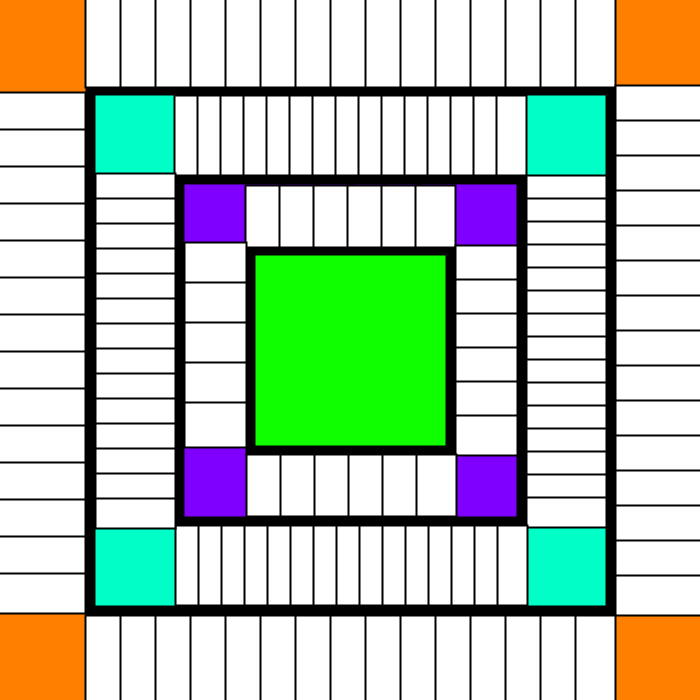
Frame 1 (no input)
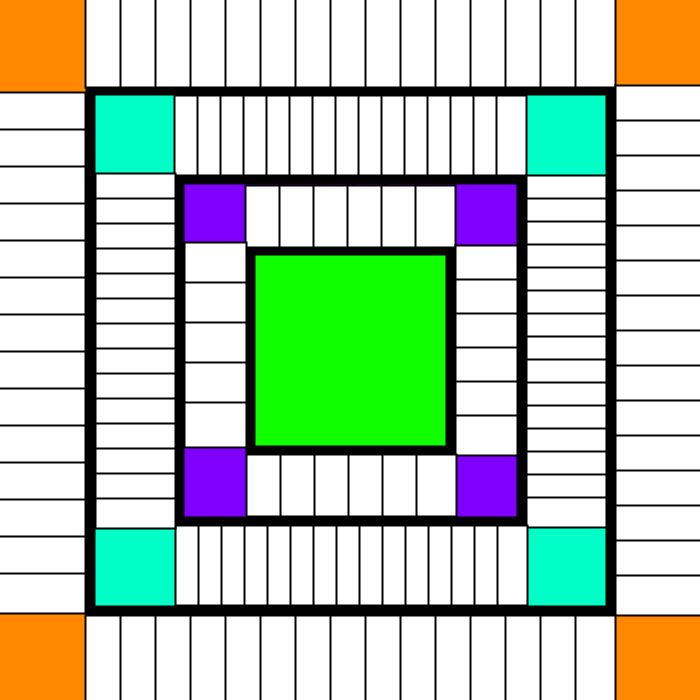
Frame 60 (the mouse pressed at the canvas centre just before this capture)
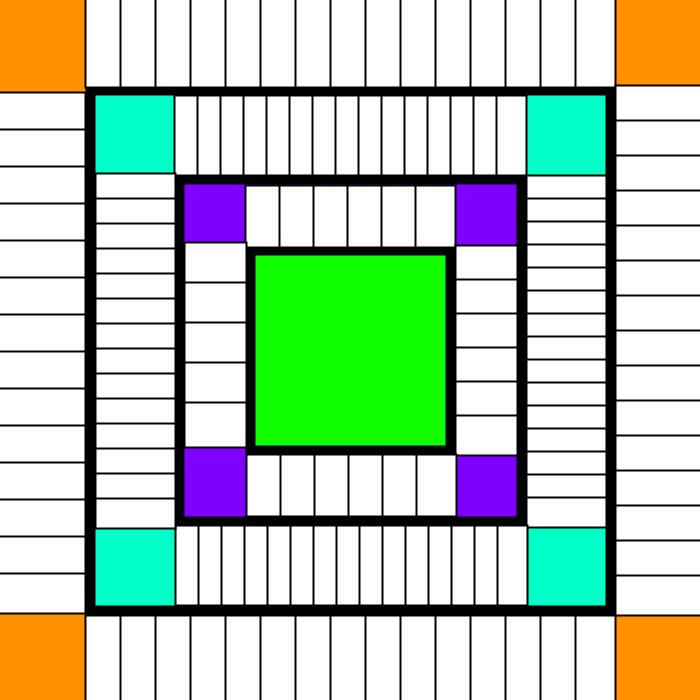
Frame 120 (the mouse held since frame 60 and released just before this capture)

The Processing sketch that drew these frames (run headless with seeded random() and noise(); from frame 60 on, the mouse is pressed at the canvas centre):

// Processing sketch: processing_61170
// ── processing_61170.pde

/*********************************
 composição relogio
  
 Carlos Pereira - nª26539 - Design Multimedia
 o relogio esta com problemas quando chega a meia noite.. 0 0 0 os valores dao problemas
 o codigo torna-se muito repititivo, nao consegui simplificar
 *********************************/

/*difinições do setup*/
void setup() {//dentro deste codigo irei estabelecer o que quero como base
  size (700, 700);//tamanho da janela predefenido
  smooth();//suavizar o traço
}//fechar setup

void draw() {//o que vou desenhar

  background (255);//cor do brackground
  colorMode(HSB, 360, 100, 100);/* o colormode altera a forma como o programa processa a interpretação
  dos dados das cores. onde o utilizo deste caso o fill() e assim valores que atribuir serao de acordo
  a este sistema--  HSB - Hue Saturation Brightness*/

  int s=second();// numero inteiro designado para os segundos
  int m=minute();// numero inteiro designado para os minutos
  int h=hour();// numero inteiro designado para as horas
  int d=day();// numero inteiro designado para os dias


  s=(int) map (s, 0, 59, 0, width);/*o map é onde é atribuida a cor para os segundos
  e indica que existem 60 segundos*/
  m=(int) map (m, 0, 59, 0, width);/*o map é onde é atribuida a cor para os minutos
  e indico que existem 60 minutos*/
  h=(int) map (h, 0, 23, 0, width);/*o map é onde é atribuida a cor para as horas
  e indico que existem 24 horas*/
  d=(int) map (d, 0, 30, 0, width);/*o map é onde é atribuida a cor para aos dias
  e indico que existem 30 dias*/

  
  int sh= (int) map (s, 0, width, 0, 120);/* crio outra varivel com o segundos, para colocar
  uma nova cor enquanto os segundos "andam"*/
  fill(sh, 100, 100);//atribu-o a cor de acordo com o HSB
  noStroke();//sem traço
  rectMode(CENTER);//o ponto de referencia do rectangulo é o centro
  rect(width/2, height/2, 700, 700);//crio o rectangulo

  int mh= (int) map (m, 0, 360, 120, 240);/* crio outra varivel com o minutos, para colocar
  uma nova cor enquanto os minutos "se vai criando"*/
  fill(mh, m*750, m*750);//atribu-o a cor de acordo com o HSB
  stroke(0);//com traço
  strokeWeight(10);//espessura do traço
  rect(width/2, height/2, 520, 520);//o que vou fazer .. rectangulo

  int hh= (int) map (h, 0, 360, 240, 360);/* crio outra varivel com as horas, para colocar
  uma nova cor enquanto as horas "se desenvolvem"*/
  fill(hh, h*1000, h*1000);//atribu-o a cor de acordo com o HSB
  rect(width/2, height/2, 342, 342);//crio mais um rectangulo

  int dh= (int) map (d, 0, 360, 0, 360);/* crio outra varivel com os dias, para colocar
  uma nova cor enquanto passam os dia*/
  fill(dh, d*1000, d*1000);//atribu-o a cor de acordo com o HSB
  rect(width/2, height/2, 200, 200);//crio o rectangulo mais central

  noFill();//sem preenchimento
  strokeWeight(2);//tamanho da espessura do traço
  
//*********segundos

  for ( int x = 1; x < 16; x++)/*se x for igual a um este for faz um rectangulo, 
  onde o mando colocar e assim sucessivamente ate 15, conforme os segundos.
  se nao a cor que faz é igual ao fundo que se encontra dentro dos respectivos rectangulos
  indo numa ordem da esquerda para a direita*/
  { if (x > s) //se x maior que s acontece isto : cor de fundo igual
    { fill(sh, 100, 100); //cor como indiquei
  } else// se nao for faz isto :
    {fill(360); //rectangulos brancos
    rect ((x*35)+70, 42, 40, 90);/*atribuindo o x para fazer o intervalo entre os rectangulos,
    como possisao de x, width*/
    println(s);//imprimir valores dos segundos
  }} //fechar for

  for ( int x = 16; x < 31; x++)/*se x for igual a 16 este for faz um rectangulo, 
  onde o mando colocar e assim sucessivamente ate 30, conforme os segundos.
  se nao a cor que faz é igual ao fundo que se encontra dentro dos respectivos rectangulos
  indo numa ordem de cima para a baixo*/
  {if (x > s) //se x maior que s acontece isto : cor de fundo igual
    {fill(sh, 100, 100);//cor como indiquei
    } else// se nao for faz isto :
    {fill(360);//rectangulos brancos
    rect (height-40, (x*35)-width+245, 90, 40);/*atribuindo o x para fazer o intervalo entre os rectangulos, 
    como possiçao de y, height, para ir descendo*/
    }}//fechar for
  for ( int x = 31; x < 46; x++)/*se x for igual a 31 este for faz um rectangulo, 
  onde o mando colocar e assim sucessivamente ate 45, conforme os segundos.
  se nao a cor que faz é igual ao fundo que se encontra dentro dos respectivos rectangulos
  indo numa ordem de esquerda para a direita(embora nao o consegui fazer, o que pretendia
  era que fosse da direita para a esquerda*/
  {if (x > s) //se x maior que s acontece isto : cor de fundo igual
    {fill(sh, 100, 100);//cor como indiquei
    }else// se nao for faz isto :
    { fill(360);//rectangulos brancos
    rect ((x*35)-980, 660, 40, 90);/*atribuindo o x para fazer o intervalo entre os rectangulos, 
    como possiçao de x width*/
  }}//fechar for

  for ( int x = 46; x < 60; x++)/*se x for igual a 45 este for faz um rectangulo, 
  onde o mando colocar e assim sucessivamente ate 59, conforme os segundos.
  se nao a cor que faz é igual ao fundo que se encontra dentro dos respectivos rectangulos
  indo numa ordem de cima para a baixo(embora nao o consegui fazer, o que pretendia
  era que fosse de baixo para a cima*/
  {if (x > s) //se x maior que s acontece isto : cor de fundo igual
    { fill(sh, 100, 100); }//cor como indiquei HSB
    else// se nao for faz isto :
    { fill(360); //rectangulos brancos 
   rect (height-660, (x*37)-width-890, 90, 40);/*atribuindo o x para fazer o intervalo entre os rectangulos, 
    como possiçao de y height*/
    }}//fechar for
    
    //minutos
  for ( int x = 1; x < 16; x++)/*se x for igual a 1 este for faz um rectangulo, 
  onde o mando colocar e assim sucessivamente ate 15, conforme os minutos.
  se nao a cor que faz é igual ao fundo que se encontra dentro dos respectivos rectangulos
  indo numa ordem de esquerda para a direita*/
  {if (x > m) //se x maior que m acontece isto : cor de fundo igual
    {fill(mh, m*750, m*750);//cor como indiquei
    } else// se nao for faz isto :
    {fill(360);//rectangulos brancos 
    rect ((x*23)+166, 135, 30, 80);/*atribuindo o x para fazer o intervalo entre os rectangulos, 
    como possiçao de x width*/
  }}//fechar for
  
  for ( int x = 16; x < 31; x++)/*se x for igual a 16 este for faz um rectangulo, 
  onde o mando colocar e assim sucessivamente ate 30, conforme os minutos.
  se nao a cor que faz é igual ao fundo que se encontra dentro dos respectivos rectangulos
  indo numa ordem de cima para baixo*/
  {if (x > m) //se x maior que m acontece isto : cor de fundo igual
    {fill(mh, m*750, m*750);//cor como indiquei HSB
    }else// se nao for faz isto :
    {fill(360);//rectangulos brancos 
    rect (height-134, (x*23)-width+522, 80, 30);/*atribuindo o x para fazer o intervalo entre os rectangulos, 
    como possiçao de y,height*/
  }}//fechar for
  
  for ( int x = 31; x < 46; x++)/*se x for igual a 31 este for faz um rectangulo, 
  onde o mando colocar e assim sucessivamente ate 14, conforme os minutos.
  se nao a cor que faz é igual ao fundo que se encontra dentro dos respectivos rectangulos
  indo numa ordem da esquerda para a direita(embora pretendesse que fosse ao contrario, 
  mas n consegui)*/
  {if (x > m) //se x maior que m acontece isto : cor de fundo igual
    {fill(sh, 100, 100);//cor como indiquei
    }else// se nao for faz isto :
    { fill(360);//rectangulos brancos 
    rect ((x*23)-523, 565, 30, 80); /*atribuindo o x para fazer o intervalo entre os rectangulos, 
    como possiçao de x, width*/
  }}//fechar for

  for ( int x = 46; x < 60; x++)/*se x for igual a 46 este for faz um rectangulo, 
  onde o mando colocar e assim sucessivamente ate 59, conforme os minutos.
  se nao a cor que faz é igual ao fundo que se encontra dentro dos respectivos rectangulos
  indo numa ordem de cima para baixo(embora pretendesse que fosse ao contrario, 
  mas n consegui)*/
  {if (x > m) //se x maior que m acontece isto : cor de fundo igual
    { fill(sh, 100, 100); }//cor como indiquei HSB
    else// se nao for faz isto :
    { fill(360);  //rectangulos brancos 
   rect (height-565, (x*25)-width-262, 80, 30);/*atribuindo o x para fazer o intervalo entre os rectangulos, 
    como possiçao de y,height*/
  }}//fechar for

//horas
  for ( int x = 1; x < 7; x++)/*se x for igual a 1 este for faz um rectangulo, 
  onde o mando colocar e assim sucessivamente ate 6, conforme as horas.
  se nao a cor que faz é igual ao fundo que se encontra dentro dos respectivos rectangulos
  indo numa ordem de esquerda para a direita*/
  {if (x > h) //se x maior que h acontece isto : cor de fundo igual
    {fill(hh, h*1000, h*1000);//cor como indiquei
    }else // se nao for faz isto :
    {fill(360);//rectangulos brancos 
    rect ((x*34)+231, 216, 40, 62);/*atribuindo o x para fazer o intervalo entre os rectangulos, 
    como possiçao de x ,width*/
  }}//fechar for

  for ( int x = 7; x < 13; x++)/*se x for igual a 7 este for faz um rectangulo, 
  onde o mando colocar e assim sucessivamente ate 12, conforme as horas.
  se nao a cor que faz é igual ao fundo que se encontra dentro dos respectivos rectangulos
  indo numa ordem de cima para baixo*/
  {if (x > h) //se x maior que h acontece isto : cor de fundo igual
    {fill(hh, h*1000, h*1000);//cor como indiquei
    }else// se nao for faz isto :
    {fill(360);//rectangulos brancos 
    rect (height-214, (x*34)+27, 62, 40);/*atribuindo o x para fazer o intervalo entre os rectangulos, 
    como possiçao de y, height*/
  }}//fechar for
  
  
   for ( int x = 13; x < 19; x++)/*se x for igual a 13 este for faz um rectangulo, 
  onde o mando colocar e assim sucessivamente ate 18, conforme as horas.
  se nao a cor que faz é igual ao fundo que se encontra dentro dos respectivos rectangulos
  indo numa ordem de esquerda para a direita(embora pretendesse que fosse ao contrario, 
  mas n consegui)*/
  {
    if (x > h) //se x maior que h acontece isto : cor de fundo igual
    {fill(sh, 100, 100);//cor como indiquei HSB
    }else// se nao for faz isto :
    { fill(360);//rectangulos brancos 
    rect ((x*34)-176, 485, 40, 62); /*atribuindo o x para fazer o intervalo entre os rectangulos, 
    como possiçao de x ,width*/
  }}//fechar for

  for ( int x = 19; x < 24; x++)/*se x for igual a 19 este for faz um rectangulo, 
  onde o mando colocar e assim sucessivamente ate 24, conforme as horas.
  se nao a cor que faz é igual ao fundo que se encontra dentro dos respectivos rectangulos
  indo numa ordem de cima para a baixo(embora pretendesse que fosse ao contrario, 
  mas n consegui)*/
  {if (x > h)//se x maior que h acontece isto : cor de fundo igual
    { fill(sh, 100, 100); }//cor como indiquei HSB
    else// se nao for faz isto :
    { fill(360);  //rectangulos brancos 
   rect (height-485, (x*40)-495, 62, 45);/*atribuindo o x para fazer o intervalo entre os rectangulos, 
    como possiçao de y, height*/
    }}}//fechar for e void draw
